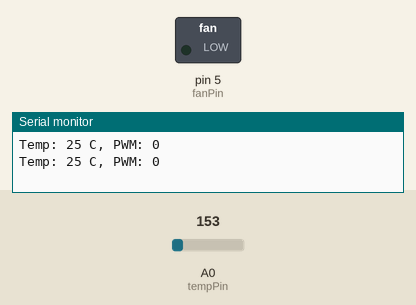
Bench run of a sketch on a simulated Arduino Uno, built with avr-gcc and run on an emulated ATmega328P. Parts: switched loads named in the sketch (green lamp = pin HIGH), the last lines printed to the serial monitor. The inputs (shaded band) are chosen by the test bench; at power-on: A0 (tempPin) = 153.

Above: at 1.2 s.
1.3 s: A0 (tempPin) set to 165
At 1.7 s:
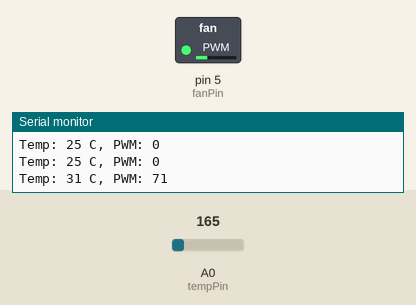
2.8 s: A0 (tempPin) set to 175
At 4.0 s:
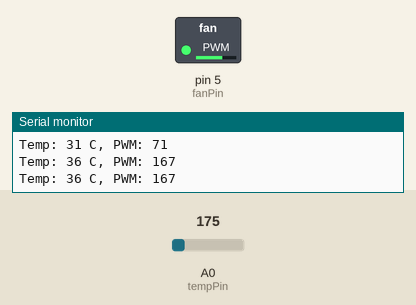
4.3 s: A0 (tempPin) set to 191
At 5.2 s:
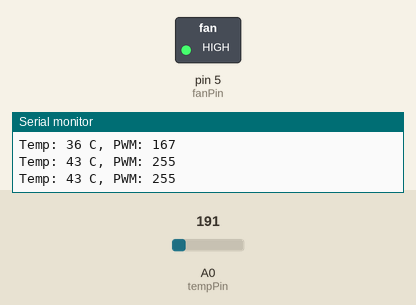
Timing chart, 0 to 7.3 s (numbered marks = the images above; inputs shaded):
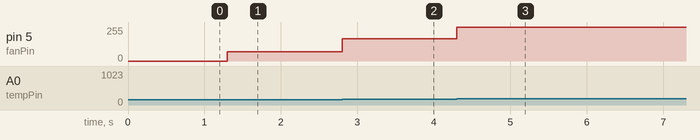

Measured:
- after the input at 1.3 s, pin 5 (fanPin): 0/255 → 71/255 at once
- after the input at 2.8 s, pin 5 (fanPin): 71/255 → 167/255 at once
- after the input at 4.3 s, pin 5 (fanPin): 167/255 → 255/255 at once

The sketch:

Climate_Control.ino
```cpp
const int tempPin = A0;
const int fanPin  = 5;

unsigned long lastPrint = 0;
const unsigned long interval = 500;

float readTemperature() {
  int value = analogRead(tempPin);
  float voltage = value * (5.0 / 1023.0);

  float tempC = (voltage - 0.5) * 100.0; // TMP36

  return tempC;
}

int getPWM(float temp) {
  if (temp < 27.0) return 0;
  if (temp >= 40.0) return 255;

  return (temp - 27.0) * 255 / (40.0 - 27.0);
}

void setup() {
  pinMode(fanPin, OUTPUT);
  Serial.begin(9600);
}

void loop() {
  float temp = readTemperature();
  int pwm = getPWM(temp);

  analogWrite(fanPin, pwm);

  if (millis() - lastPrint >= interval) {
    lastPrint = millis();

    Serial.print("Temp: ");
    Serial.print((int)(temp + 0.5));
    Serial.print(" C, PWM: ");
    Serial.println(pwm);
  }
}
```
